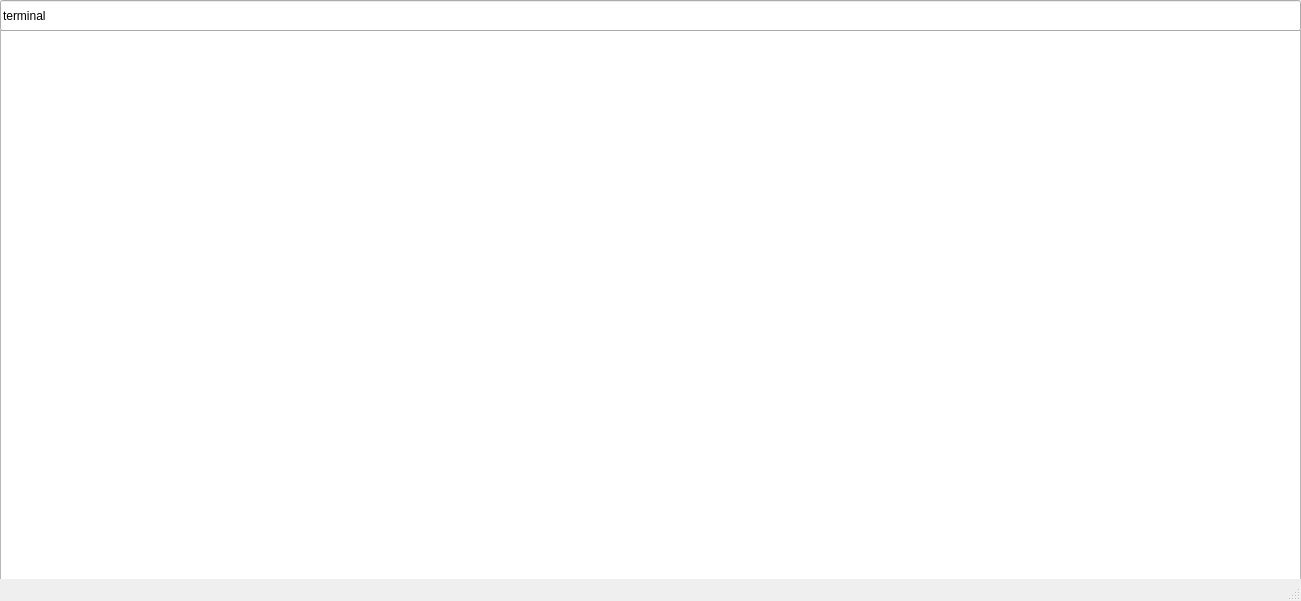
<?xml version="1.0" encoding="UTF-8"?>
<ui version="4.0">
 <class>MainWindow</class>
 <widget class="QMainWindow" name="MainWindow">
  <property name="geometry">
   <rect>
    <x>0</x>
    <y>0</y>
    <width>1301</width>
    <height>601</height>
   </rect>
  </property>
  <property name="windowTitle">
   <string>MainWindow</string>
  </property>
  <widget class="QWidget" name="centralwidget">
   <widget class="QListView" name="terminalEntry">
    <property name="geometry">
     <rect>
      <x>0</x>
      <y>30</y>
      <width>1301</width>
      <height>571</height>
     </rect>
    </property>
    <property name="styleSheet">
     <string notr="true"/>
    </property>
   </widget>
   <widget class="QLineEdit" name="terminal">
    <property name="geometry">
     <rect>
      <x>0</x>
      <y>0</y>
      <width>1301</width>
      <height>31</height>
     </rect>
    </property>
    <property name="text">
     <string>terminal</string>
    </property>
   </widget>
  </widget>
  <widget class="QMenuBar" name="menubar">
   <property name="geometry">
    <rect>
     <x>0</x>
     <y>0</y>
     <width>1301</width>
     <height>26</height>
    </rect>
   </property>
  </widget>
  <widget class="QStatusBar" name="statusbar"/>
 </widget>
 <resources/>
 <connections/>
</ui>
